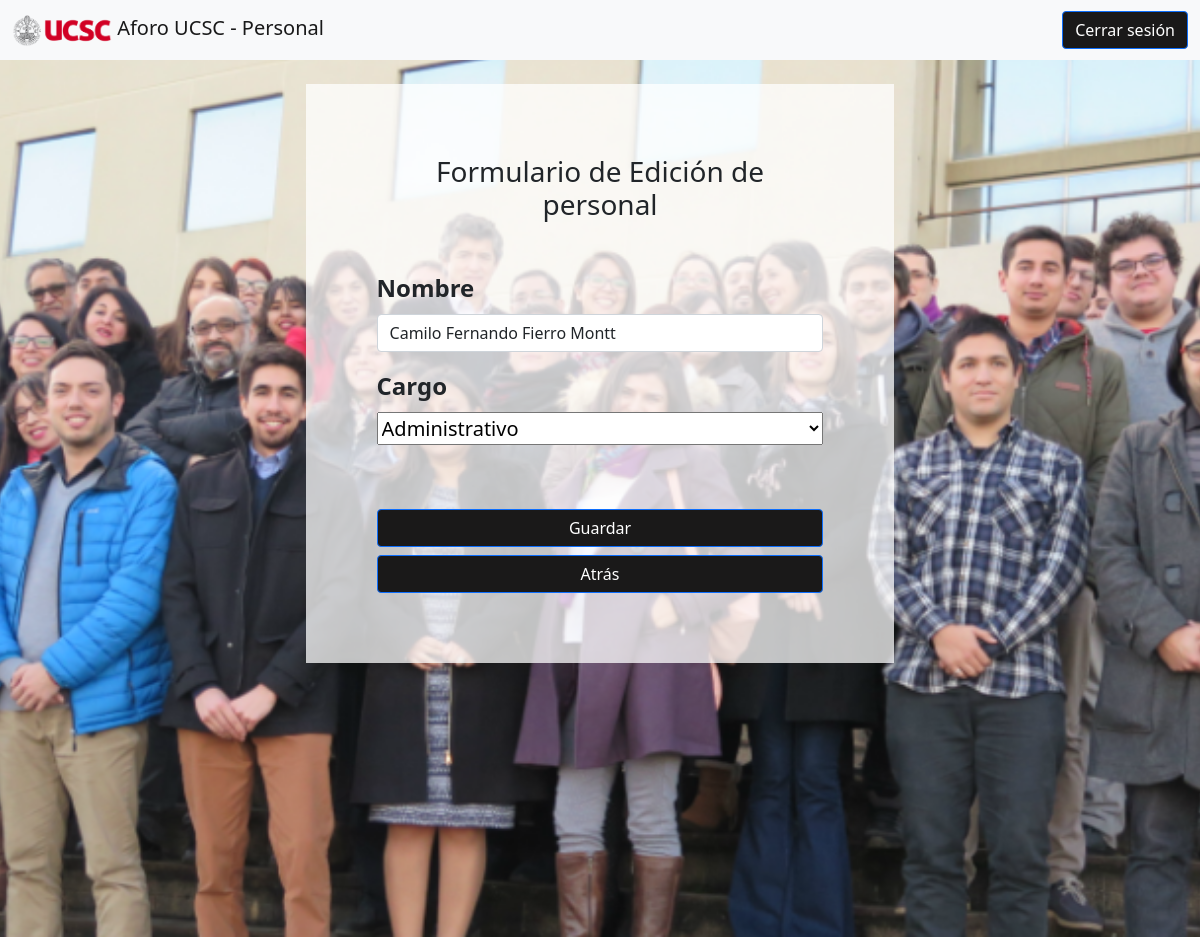
The page /Mantenedor_personal/editar_personal.php?seleccionado=181460148 on the database its author committed.
### tables this page shows
CREATE TABLE `personal` (
  `run` int(9) NOT NULL,
  `nombre` varchar(30) NOT NULL,
  `cargo` varchar(14) NOT NULL
);

### Mantenedor_personal/editar_personal.php (the view, shortened to what this page needs)
<?php
    require("conexion.php");
    $run_personal_recibido=$_GET["seleccionado"];
    $consulta = "SELECT * FROM personal WHERE run=$run_personal_recibido";
    $resultado = mysqli_query($conexion,$consulta);
    while($row=mysqli_fetch_assoc($resultado)){
        $nombre_personal_recibido = $row["nombre"];
        $cargo_personal_recibido = $row["cargo"];
    }
?>
<!DOCTYPE html>
<html lang="es">
<head>
    <link rel="stylesheet" href="../CSS/estilo_mantenedor.css">
     <link href="https://cdn.jsdelivr.net/npm/bootstrap@5.1.3/dist/css/bootstrap.min.css" rel="stylesheet">
</head>
<body>
    <nav class="navbar navbar-expand-lg navbar-light bg-light">
        <div class="container-fluid">
            <a class="navbar-brand" href="index_personal.php">
                <img src="../CSS/logoucsc.png" alt="" width="100" height="33" class="d-inline-block align-text-top">
                Aforo UCSC - Personal
            </a>
            <a align="center" href="../acceso.php" class="cerrarsesion boton">
                <button value="cerrarsesion" class="btn btn-primary" type="button">Cerrar sesión</button>
            </a>
        </div>
    </nav>
    <div class="container-fluid fondopersonal">
        <div class="row">
            <div class="col-lg-12 col-md-12 col-sm-12">
                <form action="funcion_editar_personal.php" method="POST" class="edicion_personal">
                    <h3 align="center" class="mb-5">Formulario de Edición de personal</h3>
                    <div class="mb-3">
                        <label class="form-label texto_registro">Nombre</label>
                        <input type="text" class="form-control" name="input_nombre_personal" value="<?php echo "$nombre_personal_recibido" ?>" required>
                    </div>
                    <div class="mb-3">
                        <label class="form-label texto_registro">Cargo</label>
                        <br>
                        <select name="input_cargo_personal" class="opc_cargo">
                            <option selected><?php echo "$cargo_personal_recibido"?></option>
                        </select>
                    </div>
                    <div class="d-grid gap-2 pt-5 boton">
                        <button type="submit" value="Guardar" class="btn btn-primary" type="button">Guardar</button>
                        <a align="center" href="index_personal.php">
                            <button value="atras" class="btn btn-primary atras" type="button">Atrás</button>
                        </a>
                    </div>
                </form>
            </div>
        </div>
    </div>
</body>
</html>

### CSS/estilo_mantenedor.css (style rules this page uses)
* { margin: 0%; }
.boton button { color: rgb(255, 255, 255); background-color: rgb(26, 25, 25); }
.fondopersonal { background-image: url('personal.png'); background-position: center; background-attachment: fixed; background-size: cover; background-repeat: no-repeat; padding: 2%; min-height: 877px; }
.atras { width: 100%;; }
.opc_cargo { width: 100%; height: 33px; font-size: 20px; }
.texto_registro { font-size: x-large; font-weight: 700; }
.edicion_personal { background-color: rgba(255, 255, 255, 0.74); padding: 6%; margin-left: 25%; margin-right: 25%; }

### rows shown on the page
personal: input_nombre_personal "Camilo Fernando Fierro Montt", input_cargo_personal "Administrativo"
